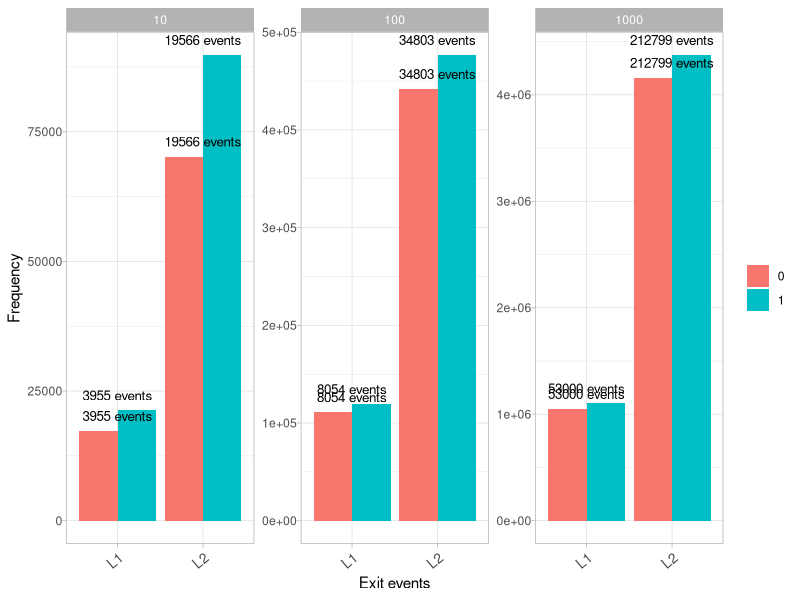

Generate this figure with R:
#!/usr/bin/env Rscript
library(ggplot2)
library(ggrepel)
library(plyr)

# layer,tracing_enabled,type,freq,event
data_10 <- read.table("./io-overhead/data/io-exits-10.csv", header=T, sep=",")
data_100 <- read.table("./io-overhead/data/io-exits-100.csv", header=T, sep=",")
data_1000 <- read.table("./io-overhead/data/io-exits-1000.csv", header=T, sep=",")

data_10$copied_input_blocks <- 10
data_100$copied_input_blocks <- 100
data_1000$copied_input_blocks <- 1000

data <- rbind(data_10, data_100, data_1000)

data$tracing_enabled <- as.character(data$tracing_enabled)

data_filtered = subset(data, type != 'exit_reason')

data_filtered <- ddply(data_filtered, .(layer, tracing_enabled, copied_input_blocks),
              transform,
              total_events = sum(freq)
)

data_filtered <- unique(data_filtered[c("layer", "tracing_enabled", "copied_input_blocks", "total_events")])

data_filtered <- ddply(data_filtered, .(layer, copied_input_blocks),
                       transform,
                       diff_events = abs(sum(total_events)-2*total_events)
)

  
plot <- ggplot(data_filtered, aes(x=reorder(layer, total_events), y = total_events)) +
  geom_bar(aes(fill=tracing_enabled), position="dodge",stat="identity") +
  facet_wrap(~copied_input_blocks, scale="free") +
  # coord_flip() +
  # geom_label_repel(aes(y=freq, label=paste(data_freq$percentage, "%")),
  #                  size = 3, segment.size = 0.3, colour="black", fill="white",
  #                  min.segment.length = unit(0, "lines"), nudge_x = 0
  # ) +
  geom_text(aes(y=total_events, label=paste(diff_events,'events') ), colour='black', size = 3.4,
            position=position_dodge(width=0.9), vjust=-1) +
  # scale_fill_manual(values = colors) +
  labs(x ="Exit events", y ="Frequency") +
  theme_light() +
  theme(
    # legend.position = c(0.94,0.91),
    legend.title=element_blank(),
    axis.text.x = element_text(angle = 40, hjust = 1, vjust=1, size = 10),
    axis.text.y = element_text(margin = margin(t=2,b=1))
  )
plot(plot)